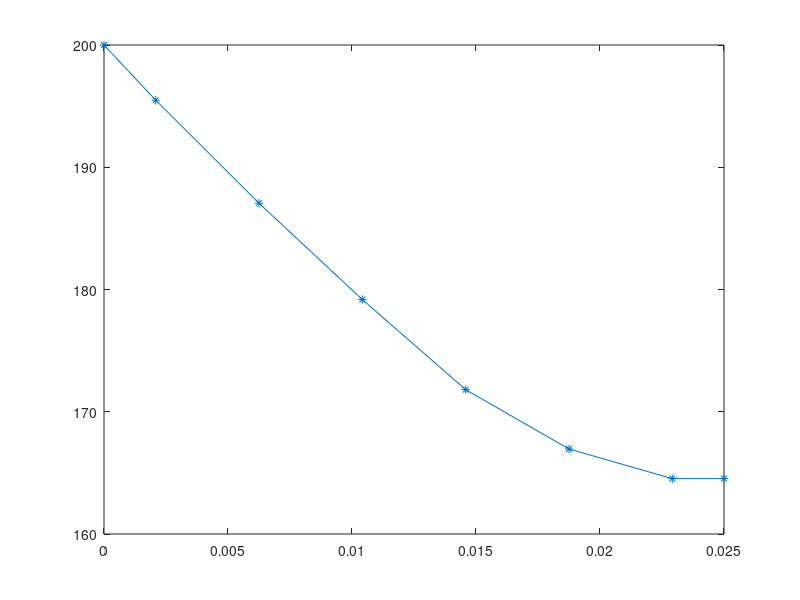

The MATLAB source for this figure:
clc
clear all
close all

% Parameters
k2 = 200;                                    % Thermal conductivity of inner material(W/m-K)
k3 = 40;                                     % Thermal conductivity of outer material(W/m-K)
r1 = 0.0125;                                 % Radius of pipe(m) 
r2 = 0.025;                                  % Radius of inner material(m)
r3 = 0.0375;                                 % Radius of outer material(m)   
t = 0.001;                                   % Fin thickness(m)             
h = 20;                                      % Heat transfer coefficient(W/m^2-K)
T0 = 200;                                    % Fin base temperature(C)
T_inf = 25;                                  % Ambient temperature(C)
n = 8;                                       % Total number of nodes;
l = r3-r1;                                   % Distance from fin base to fin tip(m)
dx = (r3-r1)/(n-2);                          % Spatial step


% Discretization
x(1) = 0;
x(n) = l;
for i = 2:n-1
    if i == 2
        x(i) = x(1)+dx/2;
    else
        x(i) = x(2)+(i-2)*dx;
    end
end

% Boundary condition
T(1) = T0;                                   

for i = 2:n
    T(i) = 170;
end

nIter = 0;
ErrorMax = 10^-4;
FCmax = 0.1;
fid = fopen('Temperature_dist_Annular_Fin_GS.txt','w');
fprintf(fid,'l       FCMAX      0 mm        2.083 mm    6.25 mm    10.417 mm    14.58 mm    18.75 mm    22.917 mm   25.0 mm\n');
fprintf(fid,'%d            %12.3f%12.3f%12.3f%12.3f%12.3f%12.3f%12.3f%12.3f\n',nIter,T(1),T(2),T(3),T(4),T(5),T(6),T(7),T(n));

for i = 1:n
     C = 2*pi*(r1+x(i));
     A(i) = C*t;
     P(i) = 2*C;
end
while FCmax>ErrorMax
    nIter = nIter+1;
    Told = T;
    for i = 2:n-1
        Spi = h*P(i)*dx;
        Sui = Spi*T_inf;
        if (x(i)+r1) < r2
        AE = (k2*A(i))/(x(i+1)-x(i));
        AW = (k2*A(i))/(x(i)-x(i-1));
        else
        AE = (k3*A(i))/(x(i+1)-x(i));
        AW = (k3*A(i))/(x(i)-x(i-1)); 
        end
        AP = AE+AW;
        if i == n-1
            T(i) = (AW*T(i-1)+Sui)/(Spi+AP-AE);             % Boundary condition, q = 0 at n = 8 such that T7 = T8;
        else
            T(i) = (AE*T(i+1)+AW*T(i-1)+Sui)/(Spi+AP);
        end
    end
    T(n) = T(n-1);
    for i = 1:n
        FC(i) = (T(i)-Told(i))/Told(i);
    end
    FCmax = max(FC);
    fprintf(fid,'%d%12.7f%12.3f%12.3f%12.3f%12.3f%12.3f%12.3f%12.3f%12.3f\n',nIter,FCmax,T(1),T(2),T(3),T(4),T(5),T(6),T(7),T(n));
end


plot(x,T,'*-')
